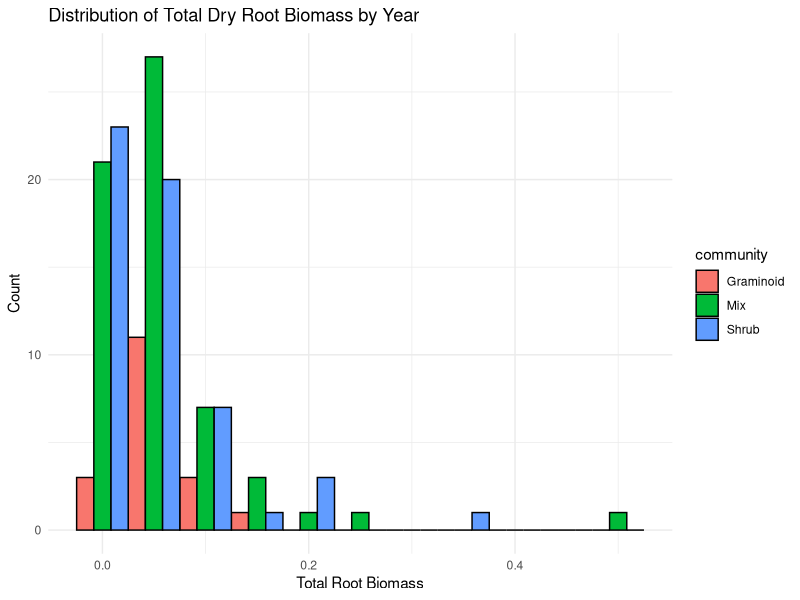
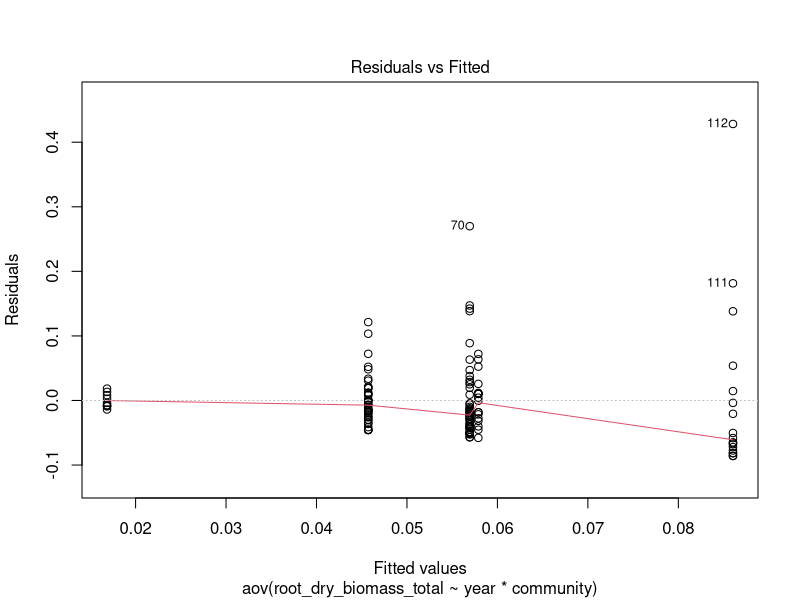
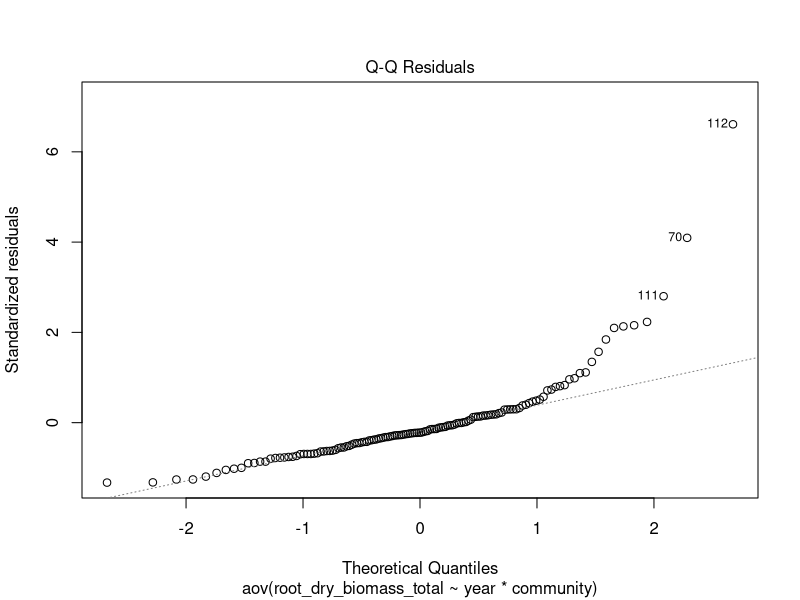
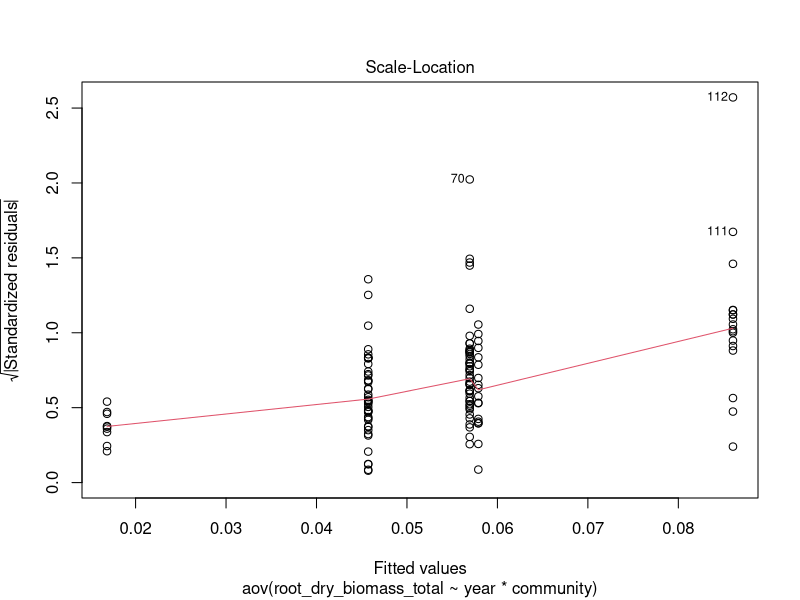
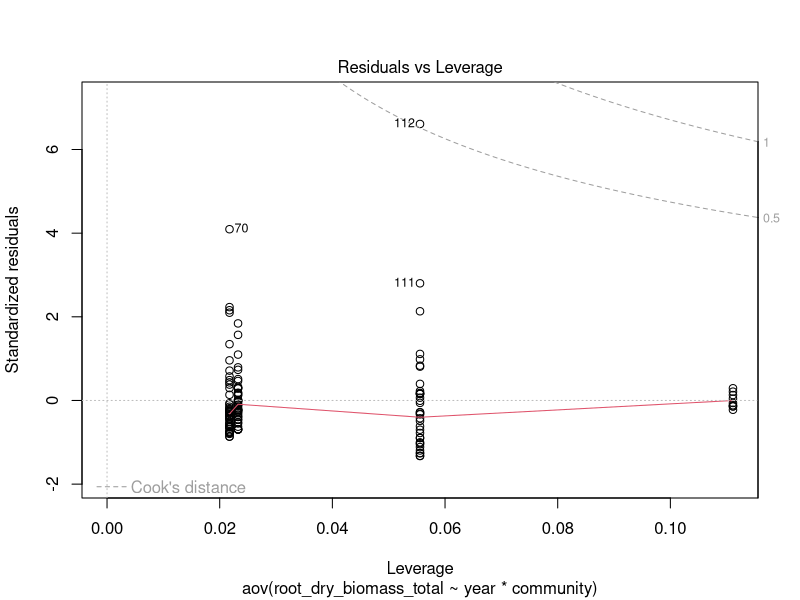
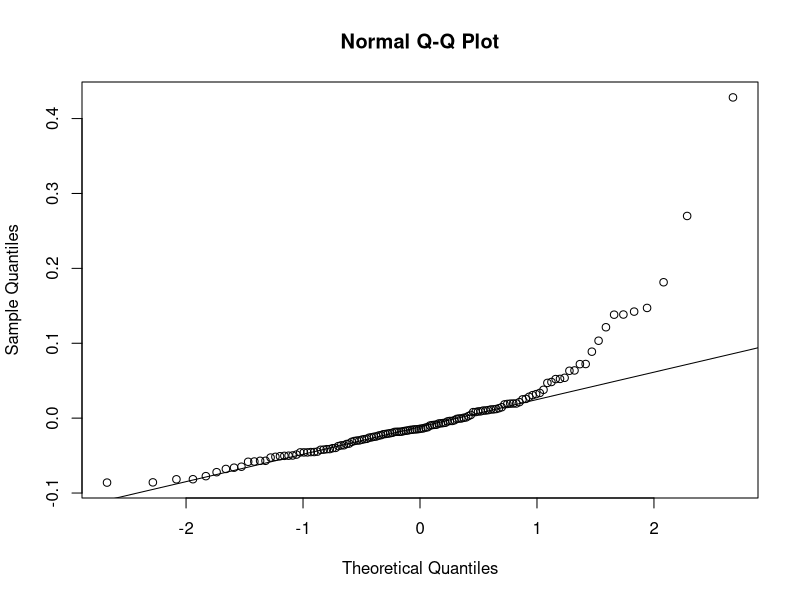
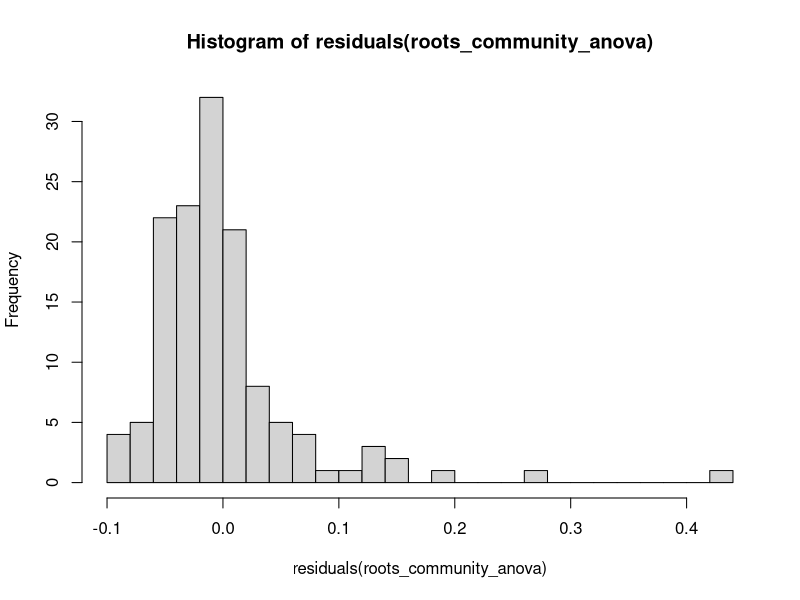
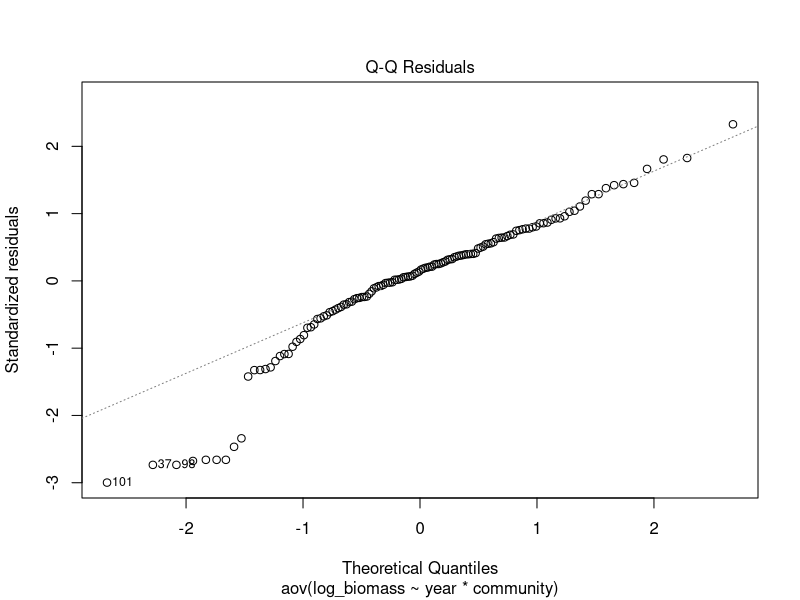

Here is the R script that generated these plots, in order:
# RQ1 ANALYSIS PART 2: SIGNIFICANT DIFFERENCE BETWEEN 2023 AND 2024 ROOT BIOMASS BY COMMUNITY TYPE?
# 16/01/2026 

# LOAD LIBRARIES -----
library(dplyr)
library(ggplot2)
library(tidyr)
library(readxl)
library(emmeans)
# LOAD DATA----
QHI_combined_data <- read_excel("datasets/QHI_roots_data/QHI_combined_data.xlsx")

# MAKE YEAR FACTOR VARIABLE ----
QHI_combined_data$year <- as.factor(QHI_combined_data$year)

# QUESTION----
# Is there a significant difference in root biomass between 2023 and 2024 across different community types?
# i.e. does root biomass vary significantly in different community types between the years? 
# e.g. there is a significant difference in shrub root biomass between 2023 and 2024 
# # VISUALISE WITH HISTOGRAM----
ggplot(QHI_combined_data, aes(x = root_dry_biomass_total, fill= community)) +
  geom_histogram(binwidth = 0.05, position = "dodge", color = "black") +
  labs(title = "Distribution of Total Dry Root Biomass by Year",
       x = "Total Root Biomass",
       y = "Count") +
  theme_minimal()

# STATISTICAL TEST: TWO-WAY ANOVA ----
# two way anova needed as two explanatory variables (year and community)
roots_community_anova <- aov(root_dry_biomass_total ~ year * community, data = QHI_combined_data)
summary(roots_community_anova)

# the effect of community on root biomass differs between years (p= 0.0098)
# The communities don't differ consistently across years, and years don't differ consistently across communities—the pattern changes depending on the combination.

# EMMEANS POST HOC TEST---
# Effect of community at each level of year
emmeans(roots_community_anova, pairwise ~ community | year, adjust = "tukey")

# Effect of year at each level of community
emmeans(roots_community_anova, pairwise ~ year | community, adjust = "tukey")

# Why use emmeans and not tukey HSD?
# Tukey asked: Do any year×community combinations differ from each other?
# Emmeans asks: Do communities differ within each year? Does each community change over time/between the years?

# Results from post hoc analysis
# no significant differece among communities in 2023
# in 2024, mix communities have significantly higher root biomass than shrub (no graminoid yet as lab analysis not completed)- p = 0.0122
# mix community significant increase between years (p=0.0331)- root biomass increased from 0.046 (2023) to 0.086 (2024)
# shrub community, so significant change (p=0.1014) but trend towards decrease- root biomass decreased from 0.057 (2023) to 0.017 (2024)
# no data on 2024 graminoid yet


# CONCLUSIONS----
# Root biomass of different community types varies significantly between 2023 and 2024
# Specifically, mixed communities show a significant increase in root biomass from 2023 to 2024, while shrub communities show a non-significant trend towards a decrease.
# divergence in communities that didn't exist in 2023/pre heatwave exposure 
# possible explanations: 
  # driven by graminoids in mix plots ability to grow deeper from increased thaw? Have to wait to get graminoid plots back from lab 

# CHECKING ASSUMPTIONS----
# Normality of resuiduals
plot(roots_community_anova)
# Shapiro-Wilk test 
shapiro.test(residuals(roots_community_anova))
# Q-Q plot (most useful visual)
qqnorm(residuals(roots_community_anova))
qqline(residuals(roots_community_anova))
# Histogram
hist(residuals(roots_community_anova), breaks = 20)
# pretty normal I think - should check with Elise/Mel 

# Homogeneity of variances
bartlett.test(root_dry_biomass_total ~ interaction(year, community), data = QHI_combined_data)

# TRANSFORMATION OF DATA----
# Log transformation (common for biomass)
QHI_combined_data$log_biomass <- log(QHI_combined_data$root_dry_biomass_total + 0.001)
anova_log <- aov(log_biomass ~ year * community, data = QHI_combined_data)
shapiro.test(residuals(anova_log))
plot(anova_log, which = 2)  # Q-Q plot
hist(residuals(anova_log), breaks = 20)

# Square root transformation
QHI_combined_data$sqrt_biomass <- sqrt(QHI_combined_data$root_dry_biomass_total)
anova_sqrt <- aov(sqrt_biomass ~ year * community, data = QHI_combined_data)
shapiro.test(residuals(anova_sqrt))
plot(anova_sqrt, which = 2)
hist(residuals(anova_sqrt), breaks = 20)

# Cube root (good for data with zeros)
QHI_combined_data$cbrt_biomass <- sign(QHI_combined_data$root_dry_biomass_total) * 
  abs(QHI_combined_data$root_dry_biomass_total)^(1/3)
anova_cbrt <- aov(cbrt_biomass ~ year * community, data = QHI_combined_data)
shapiro.test(residuals(anova_cbrt))
plot(anova_cbrt, which = 2)
hist(residuals(anova_cbrt), breaks = 20)

# cube root deals with it best? Check with Elise 

# ALTERING ANOVA TO USE CUBE ROOT DATA----
anova_cbrt <- aov(cbrt_biomass ~ year * community, data = QHI_combined_data)
summary(anova_cbrt)
